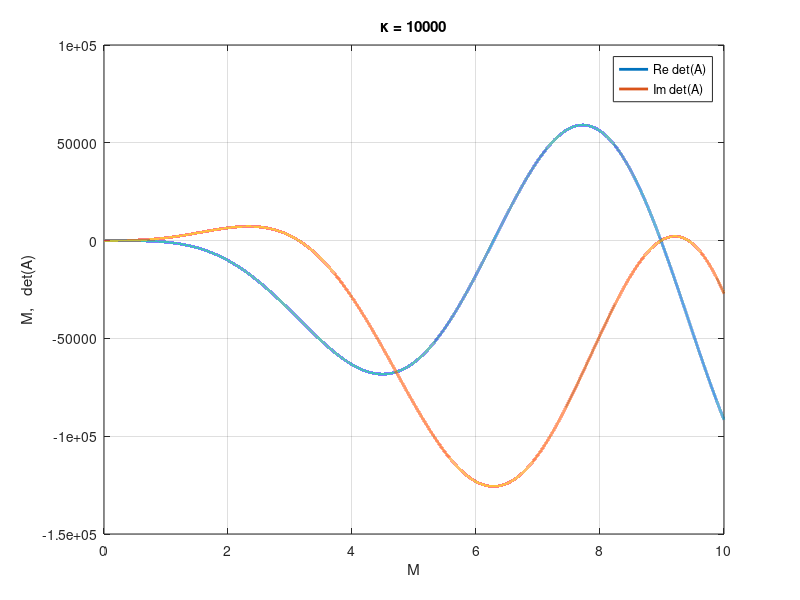

MATLAB code for this plot: (Note: this script raises an error after producing the figure.)
clc
clear
close all
%%

k = 10000;
m_vector = 0:0.0001:10;


i=1;
for m=m_vector
    A = [1, 0,  0,  1;
         0, 1,  0,  1i*m;
         -k,    -k, -k-2*1i*m,  -k*exp(1i*m);
         0, 1,  2,  1i*m*exp(1i*m)];
    x(i) = real(det(A));
    y(i) = imag(det(A));
    i=i+1;
end
%%
f_x = @(xx) interp1(m_vector,x,xx);
f_y = @(xx) interp1(m_vector,y,xx);

fzero(f_x,6.5)
fzero(f_y,6.5)


%%
figure;
hold on; box on; grid on;
plot(m_vector,x,'LineWidth',2)
plot(m_vector,y,'LineWidth',2)
xlabel('M')
ylabel('M,   det(A)')
legend('Re {det(A)}','Im {det(A)}')
title(['\kappa = ', num2str(k)])
ff = gca;
ff.FontSize = 40;

 